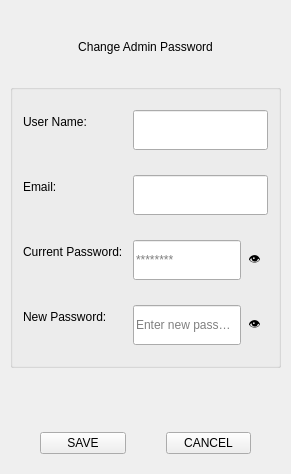
     <widget class="QWidget" name="tabAdmin">
      <attribute name="title">
       <string>ADMIN</string>
      </attribute>
      <layout class="QVBoxLayout" name="tabAdminLayout">
       <property name="spacing">
        <number>10</number>
       </property>
       <property name="leftMargin">
        <number>10</number>
       </property>
       <property name="topMargin">
        <number>20</number>
       </property>
       <property name="rightMargin">
        <number>10</number>
       </property>
       <property name="bottomMargin">
        <number>10</number>
       </property>
       <item>
        <spacer name="verticalSpacer_12">
         <property name="orientation">
          <enum>Qt::Vertical</enum>
         </property>
         <property name="sizeType">
          <enum>QSizePolicy::Fixed</enum>
         </property>
         <property name="sizeHint" stdset="0">
          <size>
           <width>20</width>
           <height>20</height>
          </size>
         </property>
        </spacer>
       </item>
       <item>
        <widget class="QLabel" name="adminHeaderLabel2">
         <property name="text">
          <string>Change Admin Password</string>
         </property>
         <property name="alignment">
          <set>Qt::AlignCenter</set>
         </property>
        </widget>
       </item>
       <item>
        <spacer name="verticalSpacer_2">
         <property name="orientation">
          <enum>Qt::Vertical</enum>
         </property>
         <property name="sizeType">
          <enum>QSizePolicy::Fixed</enum>
         </property>
         <property name="sizeHint" stdset="0">
          <size>
           <width>20</width>
           <height>20</height>
          </size>
         </property>
        </spacer>
       </item>
       <item>
        <widget class="QGroupBox" name="adminGroupBox">
         <property name="title">
          <string/>
         </property>
         <property name="alignment">
          <set>Qt::AlignLeading|Qt::AlignLeft|Qt::AlignVCenter</set>
         </property>
         <layout class="QFormLayout" name="formAdmin">
          <property name="horizontalSpacing">
           <number>10</number>
          </property>
          <property name="verticalSpacing">
           <number>25</number>
          </property>
          <property name="leftMargin">
           <number>10</number>
          </property>
          <property name="topMargin">
           <number>20</number>
          </property>
          <property name="rightMargin">
           <number>10</number>
          </property>
          <property name="bottomMargin">
           <number>20</number>
          </property>
          <item row="2" column="0">
           <widget class="QLabel" name="adminCurFieldLbl">
            <property name="text">
             <string>Current Password:</string>
            </property>
           </widget>
          </item>
          <item row="2" column="1">
           <layout class="QHBoxLayout" name="layoutAdminCurrent">
            <item>
             <widget class="QLineEdit" name="adminCurPwdLineEdit">
              <property name="minimumSize">
               <size>
                <width>0</width>
                <height>40</height>
               </size>
              </property>
              <property name="echoMode">
               <enum>QLineEdit::Password</enum>
              </property>
              <property name="placeholderText">
               <string>********</string>
              </property>
             </widget>
            </item>
            <item>
             <widget class="QToolButton" name="adminToolBtn">
              <property name="toolTip">
               <string>Show/Hide</string>
              </property>
              <property name="text">
               <string>👁</string>
              </property>
              <property name="checkable">
               <bool>true</bool>
              </property>
              <property name="autoRaise">
               <bool>true</bool>
              </property>
             </widget>
            </item>
           </layout>
          </item>
          <item row="3" column="0">
           <widget class="QLabel" name="adminNewFieldLbl">
            <property name="text">
             <string>New Password:</string>
            </property>
           </widget>
          </item>
          <item row="3" column="1">
           <layout class="QHBoxLayout" name="layoutAdminNew">
            <item>
             <widget class="QLineEdit" name="adminNewPwdLineEdit">
              <property name="minimumSize">
               <size>
                <width>0</width>
                <height>40</height>
               </size>
              </property>
              <property name="echoMode">
               <enum>QLineEdit::Password</enum>
              </property>
              <property name="placeholderText">
               <string>Enter new password</string>
              </property>
             </widget>
            </item>
            <item>
             <widget class="QToolButton" name="adminToolBtn2">
              <property name="toolTip">
               <string>Show/Hide</string>
              </property>
              <property name="text">
               <string>👁</string>
              </property>
              <property name="checkable">
               <bool>true</bool>
              </property>
              <property name="autoRaise">
               <bool>true</bool>
              </property>
             </widget>
            </item>
           </layout>
          </item>
          <item row="1" column="0">
           <widget class="QLabel" name="adminEmailFieldLbl">
            <property name="text">
             <string>Email:</string>
            </property>
            <property name="futurePlaceholder" stdset="0">
             <bool>true</bool>
            </property>
           </widget>
          </item>
          <item row="1" column="1">
           <widget class="QLineEdit" name="adminEmailLineEdit">
            <property name="minimumSize">
             <size>
              <width>0</width>
              <height>40</height>
             </size>
            </property>
            <property name="focusPolicy">
             <enum>Qt::NoFocus</enum>
            </property>
            <property name="readOnly">
             <bool>true</bool>
            </property>
            <property name="futurePlaceholder" stdset="0">
             <bool>true</bool>
            </property>
           </widget>
          </item>
          <item row="0" column="0">
           <widget class="QLabel" name="adminNameFieldLbl">
            <property name="text">
             <string>User Name:</string>
            </property>
            <property name="futurePlaceholder" stdset="0">
             <bool>true</bool>
            </property>
           </widget>
          </item>
          <item row="0" column="1">
           <widget class="QLineEdit" name="adminNameLineEdit">
            <property name="minimumSize">
             <size>
              <width>0</width>
              <height>40</height>
             </size>
            </property>
            <property name="focusPolicy">
             <enum>Qt::NoFocus</enum>
            </property>
            <property name="readOnly">
             <bool>true</bool>
            </property>
            <property name="futurePlaceholder" stdset="0">
             <bool>true</bool>
            </property>
           </widget>
          </item>
         </layout>
        </widget>
       </item>
       <item>
        <spacer name="verticalSpacer_9">
         <property name="orientation">
          <enum>Qt::Vertical</enum>
         </property>
         <property name="sizeType">
          <enum>QSizePolicy::Fixed</enum>
         </property>
         <property name="sizeHint" stdset="0">
          <size>
           <width>20</width>
           <height>15</height>
          </size>
         </property>
        </spacer>
       </item>
       <item>
        <widget class="QLabel" name="adminStatusLabel">
         <property name="text">
          <string/>
         </property>
         <property name="alignment">
          <set>Qt::AlignCenter</set>
         </property>
        </widget>
       </item>
       <item>
        <spacer name="verticalSpacer_10">
         <property name="orientation">
          <enum>Qt::Vertical</enum>
         </property>
         <property name="sizeType">
          <enum>QSizePolicy::Fixed</enum>
         </property>
         <property name="sizeHint" stdset="0">
          <size>
           <width>20</width>
           <height>15</height>
          </size>
         </property>
        </spacer>
       </item>
       <item>
        <layout class="QHBoxLayout" name="admin_actionBtns">
         <property name="spacing">
          <number>40</number>
         </property>
         <property name="leftMargin">
          <number>30</number>
         </property>
         <property name="rightMargin">
          <number>30</number>
         </property>
         <item>
          <widget class="QPushButton" name="btnAdminOk">
           <property name="text">
            <string>SAVE</string>
           </property>
          </widget>
         </item>
         <item>
          <widget class="QPushButton" name="btnAdminCancel">
           <property name="text">
            <string>CANCEL</string>
           </property>
          </widget>
         </item>
        </layout>
       </item>
       <item>
        <spacer name="verticalSpacer_13">
         <property name="orientation">
          <enum>Qt::Vertical</enum>
         </property>
         <property name="sizeHint" stdset="0">
          <size>
           <width>20</width>
           <height>10</height>
          </size>
         </property>
        </spacer>
       </item>
      </layout>
     </widget>
